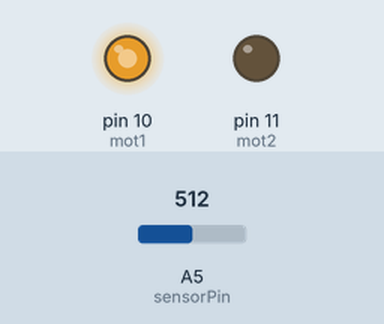
Recording of a sketch running on a simulated Arduino Uno, built with avr-gcc and run on an emulated ATmega328P. Parts: output pins drawn as LEDs (lit = HIGH). Inputs (shaded band) come from the test bench; at power-on: A5 (sensorPin) = 512. What the sketch prints to the serial monitor is not drawn.

Above: at 0.1 s.
Timing chart, 0 to 1.6 s (numbered marks = the images above):
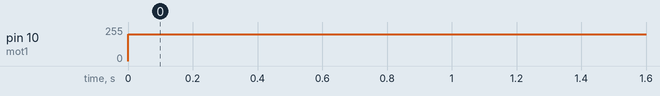

The sketch:

Lab3_throttle.ino
```cpp
int mot1 = 10;
int mot2 = 11;
int sensorPin = A5;


void setup() {
  // put your setup code here, to run once:

  pinMode(mot1, OUTPUT);
  pinMode(mot2, OUTPUT);
  Serial.begin(9600);

}
int out1 = 0;
int out2 = 0;

void loop() {
  // put your main code here, to run repeatedly:
  int val = analogRead(sensorPin);
  out1 = map(val, 0, 1023, 0, 255);
  Serial.print("out1 = ");
  Serial.print(out1);
  Serial.println();
  analogWrite(mot1, 200);
  digitalWrite(mot2, LOW);

  delay(100);
}
```

Measured:
- by itself, pin 10 (mot1): 0/255 → 200/255 at 0.00 s
